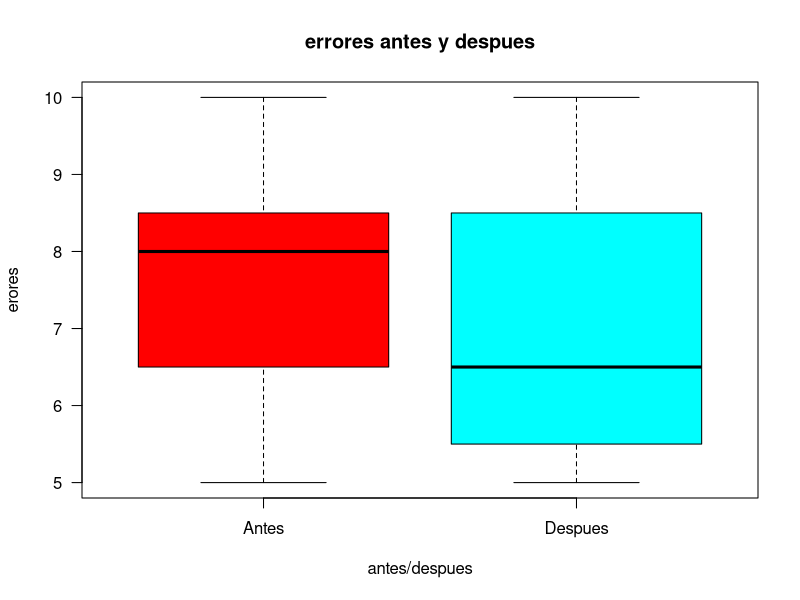

Reproduce this figure in R.
## ---- chunk 1
n <- 35 #tamaño
mu <--5 #mu
sigma<- sqrt(4) #sigma 
m<- 3000 #muestras
conf <- 0.96 #int confianza
alpha <- 1 - conf #alpha
ci_infn <- integer(m) #tamaño de los ci
ci_supn <- integer(m)
## ---- chunk 2
for(i in 1:m){
  x <- rnorm(n,mean=mu,sd=sigma)                            #muestra x_i
  ci_infn[i] <- ((n-1)*var(x))/qchisq(1-alpha/2,df=n-1)      #intervalo inferiror
  ci_supn[i] <- ((n-1)*var(x))/qchisq(alpha/2,df=n-1)        #intervalo superior Nota: Nome acuerdo poruqe salen alrevez, pero estan bien
}
## ---- chunk 3
for(i in 1:m){
    if(ci_infn[i]>sigma^2){ #si no cumplen los intervalos se asigna 0 si es superor y 99 si es inferior
      ci_infn[i] <- 99
      ci_supn[i] <- 0
    }
  if(sigma^2>ci_supn[i]){
    ci_infn[i] <- 99
    ci_supn[i] <- 0
  }
}
## ---- chunk 4
conf_supn<- mean(sigma^2< ci_supn); conf_supn  # media para nivel de confianza con la cota superior
es_supn<- sqrt((conf_supn*(1-conf_supn)/m)); es_supn  # error estandar 
conf_infn<- mean(sigma^2> ci_infn); conf_infn  # media para nivel de confianza con la cota superior
es_infn<- sqrt((conf_infn*(1-conf_infn)/m)); es_infn   # error estandar 
## ---- chunk 5
n <- 35 #tamaño
k <- 3 #grados de libertad 
m<- 3000 #muestras
conf <- 0.96 #int confianza
alpha <- 1 - conf #alpha
ci_inf <- integer(m) #tamaño de los ci
ci_sup <- integer(m)
## ---- chunk 6
for(i in 1:m){
  x <- rchisq(n, df= k)                            #muestra x_i
  ci_inf[i] <- ((n-1)*var(x))/qchisq(1-alpha/2,df=n-1)      #intervalo inferiror
  ci_sup[i] <- ((n-1)*var(x))/qchisq(alpha/2,df=n-1)        #intervalo superior
}
## ---- chunk 7
for(i in 1:m){ #varaianza de chi-cuadrada es 2k
  if(ci_inf[i]>(2*k)){ #si no cumplen los intervalos se asigna 0 si es superor y 99 si es inferior
    ci_inf[i] <- 99
    ci_sup[i] <- 0
  }
  if((2*k)>ci_sup[i]){
    ci_inf[i] <- 99
    ci_sup[i] <- 0
  }
}
## ---- chunk 8
conf_sup<- mean(2*k< ci_sup); conf_sup  # media para nivel de confianza con la cota superior
es_sup<- sqrt((conf_sup*(1-conf_sup)/m)); es_sup  # error estandar 
conf_inf<- mean(2*k> ci_inf); conf_inf  # media para nivel de confianza con la cota superior
es_inf<- sqrt((conf_inf*(1-conf_inf)/m)); es_inf   # error estandar 
## ---- chunk 9
antdes   <- c(rep("Antes",12),rep("Despues",12))
defectos <- c(8,7,6,9,7,10,8,6,5,8,10,8,6,5,8,6,9,8,10,7,5,6,9,5)
datos <- data.frame(momento = antdes,
                cantidad = defectos)

names(datos); str(datos)
factor(datos$momento)

boxplot(datos$cantidad~datos$momento, las=1, ylab="erores", 
        xlab="antes/despues",main="errores antes y despues",col=rainbow(2))
## ---- chunk 10
#errores
set.seed(2021)
nivelConf<- 0.92
alpha<- 1-nivelConf
errorant<- datos$cantidad[datos$momento=="Antes"] 
errordes<- datos$cantidad[datos$momento=="Despues"]
(n.a <- length(errorant))  # no. de observaciones a extraer de caseina
(n.d <- length(errordes))  # no. de observaciones a extraer de harina de carne
B <- 12000  # no. muestras bootstrap

Bootant <- matrix(sample(errorant, size = B*n.a, replace = TRUE), #Muestras con remplazo
                  ncol = B, nrow = n.a)
Bootdes <- matrix(sample(errordes, size = B*n.d, replace = TRUE),
                  ncol = B, nrow = n.d)
## ---- chunk 11
BootDifMedias <- colMeans(Bootant)- colMeans(Bootdes)
BootDifMedianas <- apply(Bootant, MARGIN = 2, FUN = median) - apply(Bootdes, MARGIN=2, FUN=median) 
## ---- chunk 12
(ic_difmedias_norm<- c(mean(BootDifMedias)-abs(qnorm(alpha/2))*sd(BootDifMedias),
                       mean(BootDifMedias)+abs(qnorm(alpha/2))*sd(BootDifMedias)))
(Lmedias_norm<- ic_difmedias_norm[2]-ic_difmedias_norm[1]) #intervalo
## ---- chunk 13
(ic_difmedianas_norm<- c(mean(BootDifMedianas)-abs(qnorm(alpha/2))*sd(BootDifMedianas),
                         mean(BootDifMedianas)+abs(qnorm(alpha/2))*sd(BootDifMedianas)))
(Lmedianas_norm<- ic_difmedianas_norm[2]-ic_difmedianas_norm[1]) #intervalo
